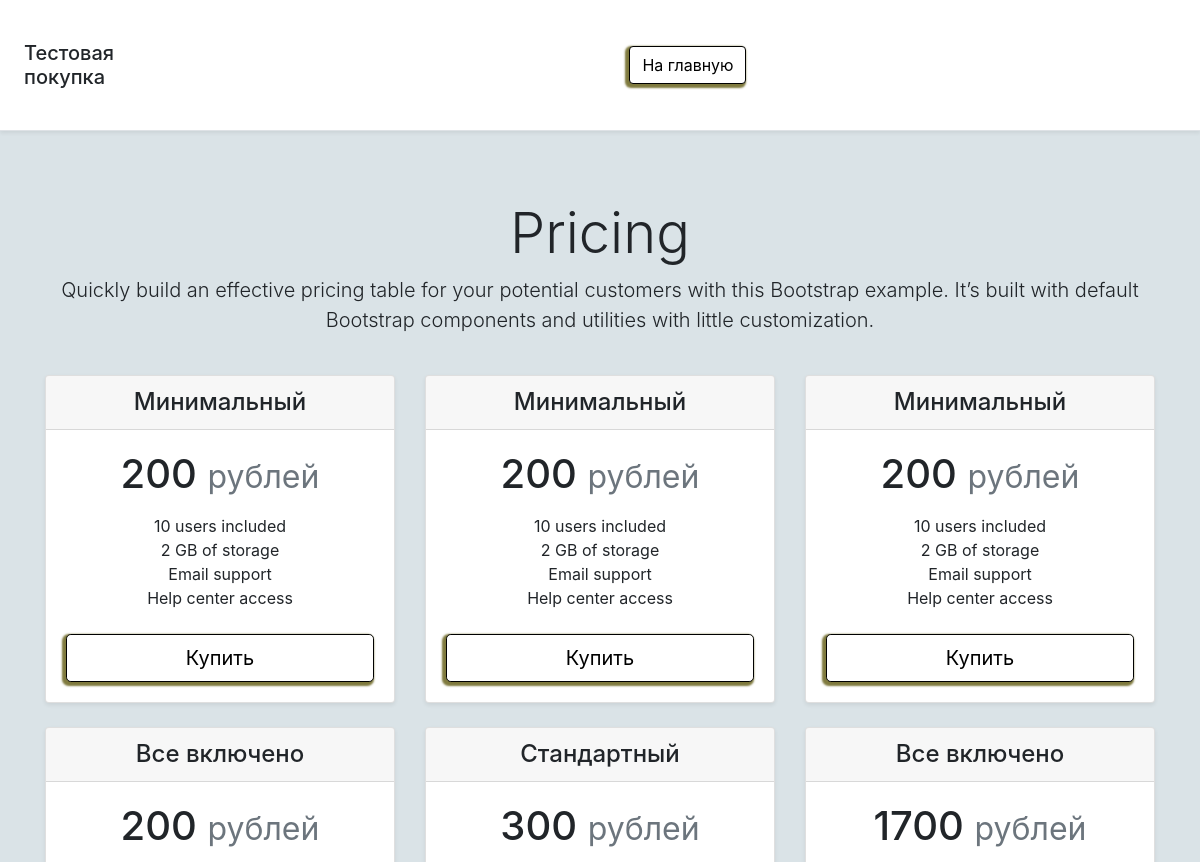
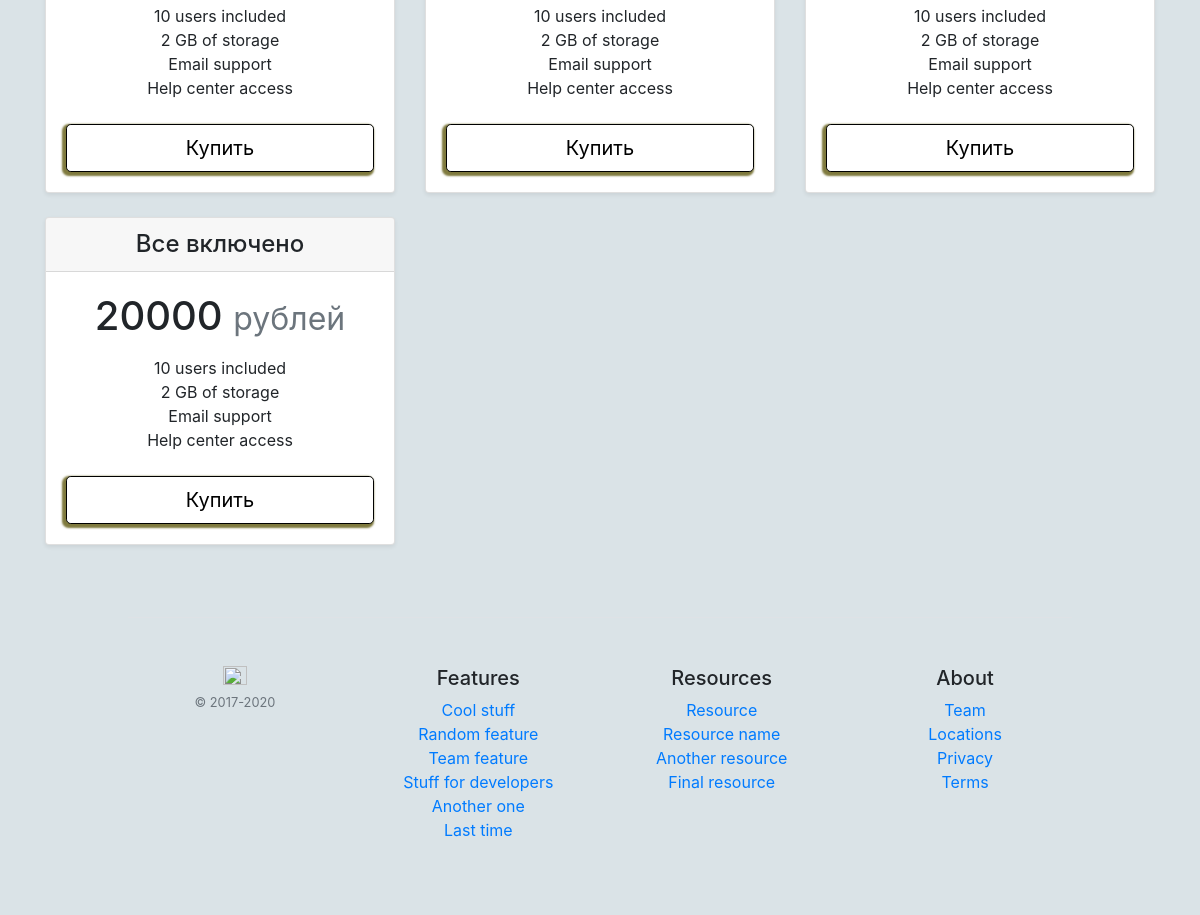
The page /shop on the database as committed earlier (2 pictures, top to bottom).
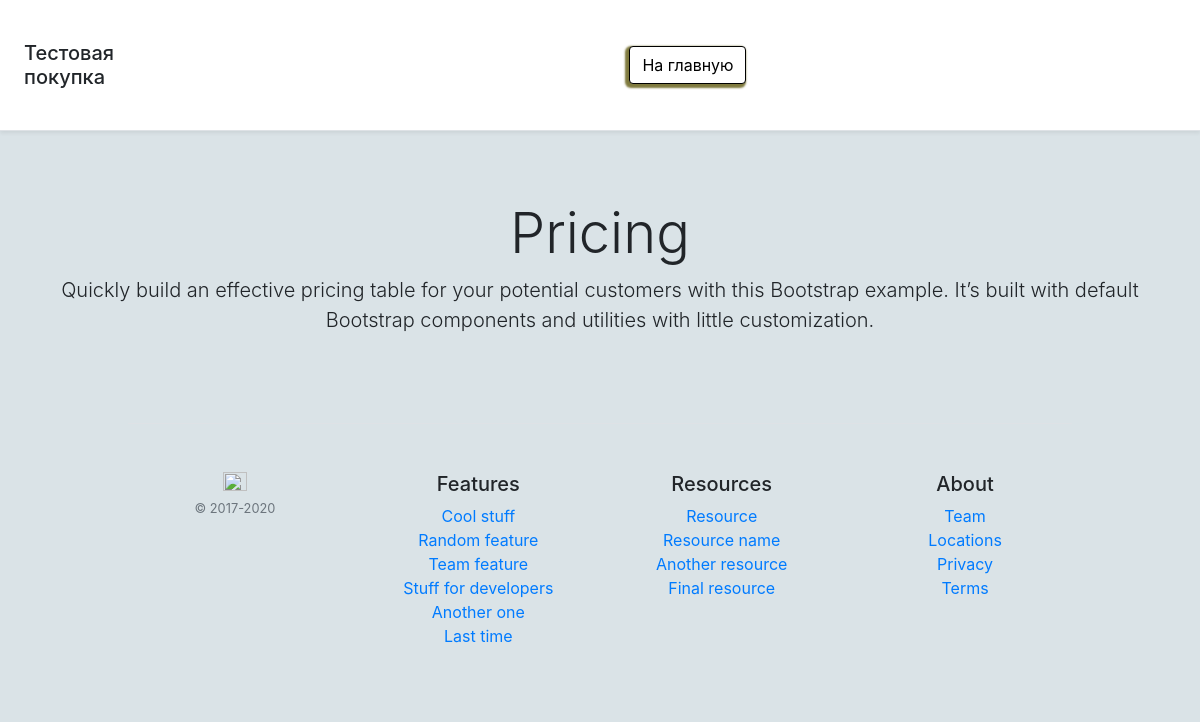
The same page on the database as committed later.
### flaskblog/models.py (models this page shows, shortened)
class Item(db.Model):
    id = db.Column(db.Integer(), primary_key=True)
    titles = db.Column(db.String(100), nullable=False)
    price = db.Column(db.Integer(), nullable=False)
    isActive = db.Column(db.Boolean(), default=True)

### flaskblog/routes.py (the view)
@app.route('/shop')
def shop():
    items = Item.query.order_by(Item.price).all()
    return render_template('shop.html', data=items)

### flaskblog/templates/shop.html (shortened to what this page needs)
<!DOCTYPE html>
<html lang="en">
<head>
    <link rel="stylesheet" href="https://stackpath.bootstrapcdn.com/bootstrap/4.5.2/css/bootstrap.min.css">
    <link rel="stylesheet" href="https://cdn.jsdelivr.net/npm/bootstrap@4.5.3/dist/css/bootstrap.min.css">
    <link rel="stylesheet" href="fonts/font-awesome/css/font-awesome.min.css">
    <link rel="stylesheet", href="{{ url_for('static', filename='styles.css') }}">
</head>
<body>
    <header class="d-flex flex-column flex-md-row align-items-center p-3 px-md-4 mb-3 bg-white border-bottom shadow-sm">
      <p class="h5 my-0 me-md-auto fw-normal">Тестовая покупка</p>
      <nav class="my-2 my-md-0 me-md-3">
        <a type="button" class="btn btn-success"href="{{ url_for('about') }}" role="button">На главную</a>
      </nav>
    </header>
    <main class="container">
      <div class="pricing-header px-3 py-3 pt-md-5 pb-md-4 mx-auto text-center">
        <h1 class="display-4">Pricing</h1>
        <p class="lead">Quickly build an effective pricing table for your potential customers with this Bootstrap example. It’s built with default Bootstrap components and utilities with little customization.</p>
      </div>
      <div class="row row-cols-1 row-cols-md-3 mb-3 text-center">
      {% for el in data %}
        <div class="col">
          <div class="card mb-4 shadow-sm">
          <div class="card-header">
            <h4 class="my-0 fw-normal">{{ el.titles }}</h4>
          </div>
          <div class="card-body">
            <h1 class="card-title pricing-card-title">{{ el.price }} <small class="text-muted">рублей</small></h1>
            <ul class="list-unstyled mt-3 mb-4">
              <li>10 users included</li>
              <li>2 GB of storage</li>
              <li>Email support</li>
              <li>Help center access</li>
            </ul>
            <a href="/buy/{{ el.id }}" class="w-100 btn btn-lg btn-outline-primary">Купить</a>
          </div>
        </div>
        </div>
      {% endfor %}
      </div>
      <footer class="pt-4 my-md-5 pt-md-5 border-top">
        <div class="row">
          <div class="col-12 col-md">
            <img class="mb-2" src="/docs/5.0/assets/brand/bootstrap-logo.svg" alt="" width="24" height="19">
            <small class="d-block mb-3 text-muted">© 2017-2020</small>
          </div>
          <div class="col-6 col-md">
            <h5>Features</h5>
            <ul class="list-unstyled text-small">
              <li><a class="link-secondary" href="#">Cool stuff</a></li>
              <li><a class="link-secondary" href="#">Random feature</a></li>
              <li><a class="link-secondary" href="#">Team feature</a></li>
              <li><a class="link-secondary" href="#">Stuff for developers</a></li>
              <li><a class="link-secondary" href="#">Another one</a></li>
              <li><a class="link-secondary" href="#">Last time</a></li>
            </ul>
          </div>
          <div class="col-6 col-md">
            <h5>Resources</h5>
            <ul class="list-unstyled text-small">
              <li><a class="link-secondary" href="#">Resource</a></li>
              <li><a class="link-secondary" href="#">Resource name</a></li>
              <li><a class="link-secondary" href="#">Another resource</a></li>
              <li><a class="link-secondary" href="#">Final resource</a></li>
            </ul>
          </div>
          <div class="col-6 col-md">
            <h5>About</h5>
            <ul class="list-unstyled text-small">
              <li><a class="link-secondary" href="#">Team</a></li>
              <li><a class="link-secondary" href="#">Locations</a></li>
              <li><a class="link-secondary" href="#">Privacy</a></li>
              <li><a class="link-secondary" href="#">Terms</a></li>
            </ul>
          </div>
        </div>
      </footer>
    </main>
    </body>
</html>

### flaskblog/static/styles.css (style rules this page uses)
nav, .sidebar, main, article, footer { text-align: center; padding: 5px; margin: 5px; }
nav, .sidebar, main, footer { width: 85%; margin: auto; }
body { background: #DAE3E7; margin: auto; }
header { background: #c5bebe; padding: 30px 0; }
.container { overflow: hidden; }
nav, footer { padding: 30px 0px 30px 0px; }
footer { overflow: auto; }
.btn { background-color: white; color: black; box-shadow: -2px 2px 2px 2px #7f7a3e; animation-name: rainbow; border: 1px solid #000000; }

Rows that differ between the two databases and show on the page:
removed Item: titles "Минимальный", price "200"
removed Item: titles "Минимальный", price "200"
removed Item: titles "Минимальный", price "200"
removed Item: titles "Все включено", price "200"
removed Item: titles "Стандартный", price "300"
removed Item: titles "Все включено", price "1700"
removed Item: titles "Все включено", price "20000"
